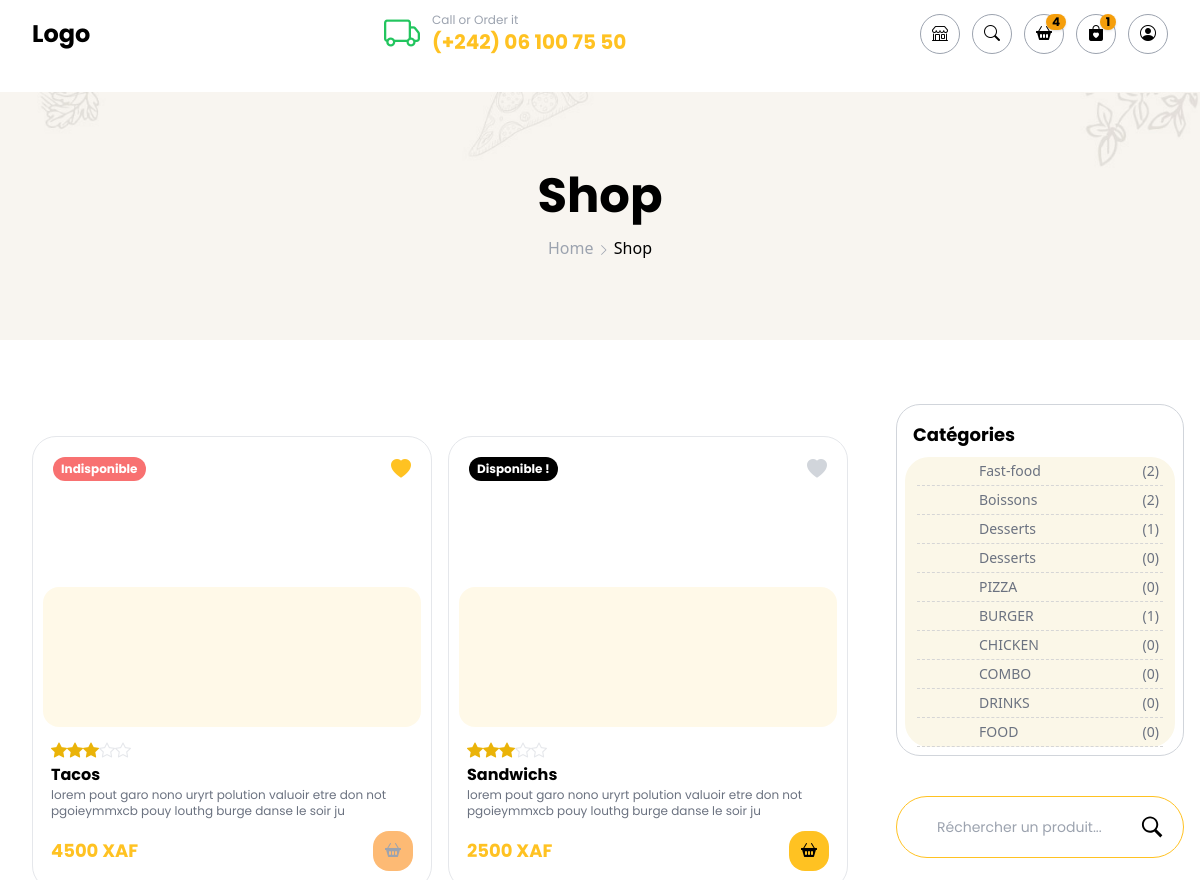
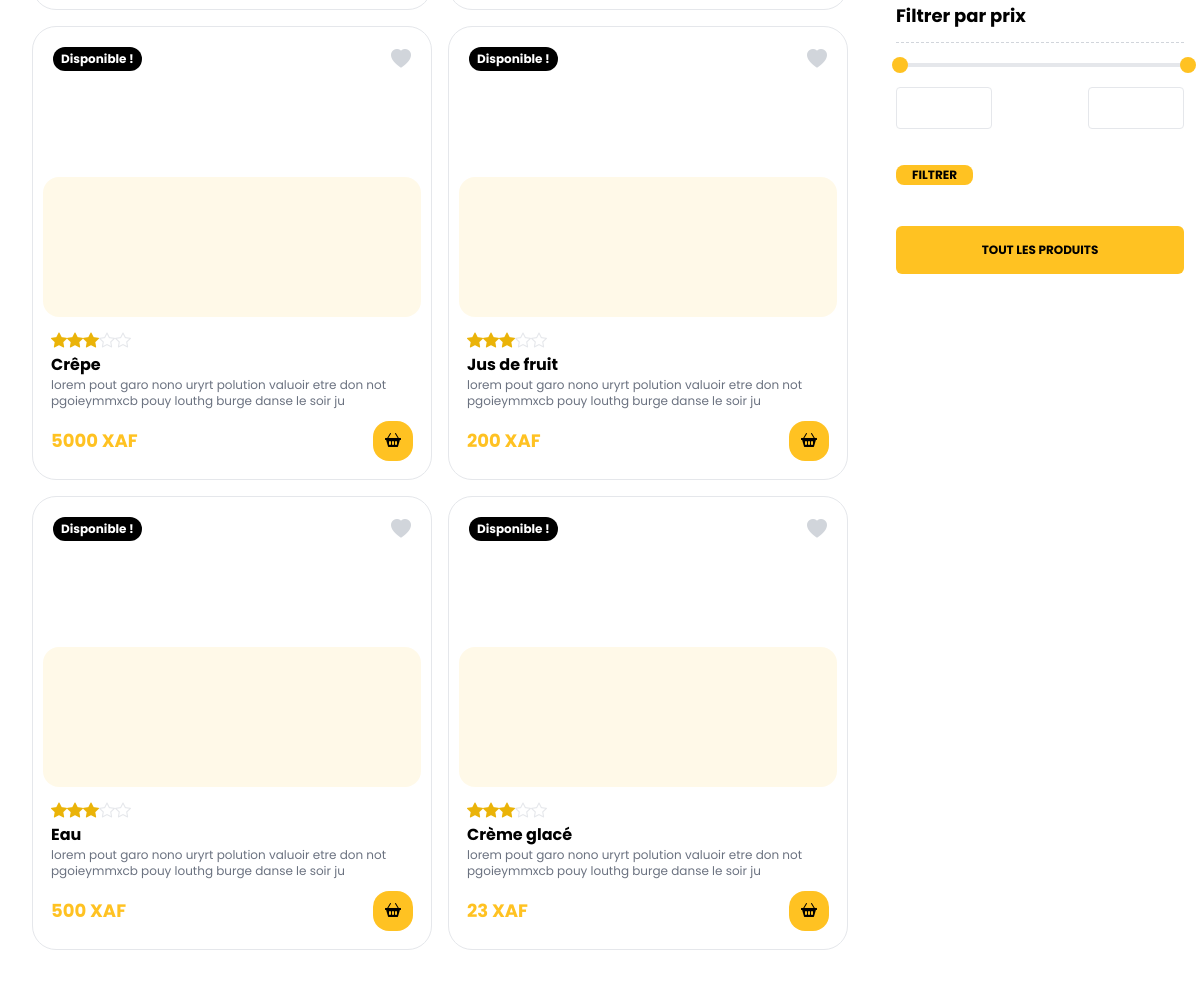
The page /shop.php on the database its author committed (2 pictures, top to bottom).
### tables this page shows
CREATE TABLE IF NOT EXISTS `produits` (
  `id` int(9) NOT NULL AUTO_INCREMENT,
  `nom` varchar(100) NOT NULL,
  `prix` float NOT NULL,
  `stock` int(9) DEFAULT NULL,
  `description` text DEFAULT NULL,
  `categorie_id` int(9) NOT NULL,
  `image` varchar(200) DEFAULT NULL,
  `statut` int(1) NOT NULL,
  PRIMARY KEY (`id`),
  KEY `categorie_id` (`categorie_id`)
);

CREATE TABLE IF NOT EXISTS `categories` (
  `id` int(9) NOT NULL AUTO_INCREMENT,
  `nom` varchar(100) NOT NULL,
  `statut` int(1) DEFAULT NULL,
  `image` varchar(100) DEFAULT NULL,
  PRIMARY KEY (`id`)
);

### shop.php (called while the page is built, shortened)
<?php
$repoCategory = new CategoryRepository();
$categories = $repoCategory->getAll();
$repoProduit = new ProductRepository();
$countCategorie = [];
for ($i = 0; $i < count($categories); $i++) {
    $countCategorie[$i] = $repoProduit->getCountCategory($categories[$i]->getId());
}
$perPage = 10;
$page = intval($_GET['page'] ?? 1);
$produits = $repoProduit->getAll($page, $perPage, $_GET);
$shopName = null;
view(
    name: 'shop',
    pageTitle: "Shop",
    layout: "front",
    params: [
        'categories' => $categories,
        'produits' => $produits,
        'countCategorie' => $countCategorie,
        'shopName' => $shopName,
    ]
);

### repositories/product_repository.php (called while the page is built, shortened)
<?php
class ProductRepository
{
    public function getAll($page, $perPage, array $filters = [])
    {
        $sql = "SELECT p.id, p.nom, p.prix, p.stock, p.description, p.image, p.statut, c.nom as category, c.id as categoryId FROM produits p INNER JOIN categories c ON c.id = p.categorie_id";
        $statut = $filters['statut'] ?? "";
        $prixMin = $filters['min'] ?? null;
        $sql .= " LIMIT :l OFFSET :o";
        $stmt = db()->prepare($sql);
        $offset = ($page - 1) * $perPage;
        $stmt->bindParam('l', $perPage, PDO::PARAM_INT);
        $stmt->bindParam('o', $offset, PDO::PARAM_INT);
        $stmt->execute();
        $stmt->setFetchMode(PDO::FETCH_CLASS, Produit::class);
        $products = $stmt->fetchAll();
        return $products;
    }
    public function getCountCategory($id)
    {
        $sql = "SELECT COUNT(*) as count FROM produits WHERE categorie_id = $id";
        $stmt = db()->query($sql);
        return $stmt->fetch();
    }
}

### db.php (called while the page is built)
<?php
function db() : PDO {
    $db =  new PDO("mysql:host=". HOST . ";charset=utf8;dbname=". DB_NAME, USER, PASS);
    $db->setAttribute(PDO::ATTR_ERRMODE, PDO::ERRMODE_EXCEPTION);
    $db->setAttribute(PDO::ATTR_DEFAULT_FETCH_MODE, PDO::FETCH_ASSOC);
    return $db;
}

### models/produit.model.php (called while the page is built, shortened)
<?php
class Produit
{
    private $id;
    private $nom;
    private $prix;
    private $description;
    private $statut;
    private $inFavorite = false;
    public function getId(): int
    {
        return $this->id;
    }
    public function getNom(): string
    {
        return $this->nom;
    }
    public function getPrix(): float
    {
        return $this->prix;
    }
    public function getDescription(): string
    {
        return $this->description;
    }
    public function getStatut(): int
    {
        return $this->statut;
    }
    public function setInFavorite(bool $inFavorite)
    {
        $this->inFavorite = $inFavorite;
    }
    public function isInFavorite()
    {
        return $this->inFavorite;
    }
}

### repositories/categorie_repository.php (called while the page is built, shortened)
<?php
class CategoryRepository
{
    public function getAll()
    {
        $sql = "SELECT * FROM categories ";
        $stmt = db()->query($sql);
        $stmt->setFetchMode(PDO::FETCH_CLASS, Category::class);
        $categories = $stmt->fetchAll();
        return $categories;
    }
}

### models/category.model.php (called while the page is built, shortened)
<?php
class Category
{
    private $id;
    private $nom;
    private $inCategory = false;
    public function getId(): int
    {
        return $this->id;
    }
    public function getNom(): string
    {
        return $this->nom;
    }
    public function isCategory()
    {
        return $this->inCategory;
    }
}

### views/shop.view.php (the view, shortened to what this page needs)
<div class="shop-baner">
    <p class="titre-baner"><?= $shopName ?? "Shop" ?></p>
    <span class="link-baner"><a href="/" class="text-gray-400 hover:text-primary">Home</a>
        <span class="font-bold text-xs text-gray-400"><i class="bi bi-chevron-right"></i></span> <?= $shopName ?? "Shop" ?></span>
</div>
<br>
<br>
<div class="md:flex md:justify-between">
    <?php if ($produits) : ?>
        <section class="produit">
            <div class="grid grid-cols-1 sm:grid-cols-2 xl:grid-cols-3 gap-4">
                <?php foreach ($produits as $produit) : ?>
                    <div class="card">
                        <div class="card-head">
                            <div class="card-links">
                                <span class="statut <?= $produit->getStatut() ? 'bg-black' : 'bg-red-400' ?>">
                                    <?= $produit->getStatut() ? 'Disponible !' : 'Indisponible' ?>
                                </span>
                                <form action="/add_produit.php" method="post" class="flex">
                                    <button type="submit" class="z-50  hover:text-black <?= $produit->isInFavorite() ? 'in-fav' : 'text-gray-300' ?>">
                                        <i class="bi bi-heart-fill text-xl"></i>
                                    </button>
                                </form>
                            </div>
                            <a class="card-lien-produit" href="/description.php/?id=<?= $produit->getId() ?>"></a>
                        </div>
                        <div class="card-body">
                            <div class="star flex">
                                <span class="text-yellow-500"><i class="bi bi-star-fill"></i></i></span>
                                <span class="text-yellow-500"><i class="bi bi-star-fill"></i></i></span>
                                <span class="text-yellow-500"><i class="bi bi-star-fill"></i></i></span>
                                <span class="text-gray-200"><i class="bi bi-star"></i></span>
                                <span class="text-gray-200"><i class="bi bi-star"></i></span>
                            </div>
                            <a href="description.php/?id=<?= $produit->getId() ?>" class="font-bold hover:text-primary">
                                <?= $produit->getNom() ?>
                            </a>
                            <p class="desc">
                                <?= $produit->getDescription() ?>
                            </p>
                            <div class="card-footer">
                                <span class="prix-produit text-primary font-bold text-lg">
                                    <?= $produit->getPrix() ?> XAF
                                </span>
                                <?php if ($produit->getStatut()) : ?>
                                    <form method="post" action="/add_produit.php" style="display: inline;">
                                        <button class="bg-primary px-3 py-2 w-[2.5rem] hover:text-white rounded-2xl transition-all duration-300"><i class="bi bi-basket2-fill"></i></i></button>
                                    </form>
                                <?php else : ?>
                                    <span class="bg-orange-300 px-3 py-2 w-[2.5rem] rounded-2xl"><i class="bi bi-basket2-fill text-gray-400"></i></i></button>
                                    <?php endif ?>
                            </div>
                        </div>
                    </div>
                <?php endforeach ?>
            </div>
        </section>
    <?php endif ?>
    <div class="filter max-md:hidden">
        <div class="filter-category-container">
            <p class="font-bold text-lg p-2">Catégories</p>
            <div class="filter-category">
                <?php foreach ($categories as $k => $categorie) : ?>
                    <form method="GET" class="px-3 <?= $categorie->isCategory() ? 'active-categorie' : '' ?>">
                        <div class="categorie-link">
                            <button class="flex items-center w-[100%] hover:text-primary text-sm font-sans text-gray-500">
                                <?= $categorie->getNom() ?>
                            </button>
                            <span class="text-sm font-sans text-gray-500">
                                (<?= $countCategorie[$k]['count'] ?>)
                            </span>
                        </div>
                    </form>
                <?php endforeach ?>
            </div>
        </div>
        <form action="" method="GET">
            <div class="mb-6">
                <div class="relative">
                    <input type="search" name="nom" value="<?= $_GET['nom'] ?? '' ?>" id="default-search" class="block w-full p-5 pl-10 text-sm text-gray-600 border border-primary rounded-full outline-none" placeholder="Réchercher un produit...">
                    <button type="submit" class="absolute inset-y-0 top-0 right-0 mr-5 flex items-center pl-3 pointer-events-none">
                    </button>
                </div>
            </div>
            <p class="font-bold text-lg pb-3 mb-5 border-dashed border-b-[0.07px]  border-gray-300">Filtrer par prix</p>
            <div>
                <?php require 'range.php'; ?>
                <button type="submit" class="py-0.5 px-4 mt-4 text-xs bg-primary rounded-lg hover:text-white font-[700] transition-all duration-300">FILTRER</button>
            </div>
        </form>
        <form method="GET"><button type="submit" class="bg-primary p-4 mt-10 rounded-md hover:text-white w-[100%] font-bold text-xs transition-all duration-300">TOUT LES PRODUITS</button></form>
    </div>
</div>
<br><br><br>

### rows shown on the page
produits: statut "Indisponible", nom "Tacos", description "lorem pout garo nono uryrt polution valuoir etre don not pgoieymmxcb pouy louthg burge danse le soir ju", prix "4500"
produits: statut "Disponible !", nom "Sandwichs", description "lorem pout garo nono uryrt polution valuoir etre don not pgoieymmxcb pouy louthg burge danse le soir ju", prix "2500"
produits: statut "Disponible !", nom "Crêpe", description "lorem pout garo nono uryrt polution valuoir etre don not pgoieymmxcb pouy louthg burge danse le soir ju", prix "5000"
produits: statut "Disponible !", nom "Jus de fruit", description "lorem pout garo nono uryrt polution valuoir etre don not pgoieymmxcb pouy louthg burge danse le soir ju", prix "200"
produits: statut "Disponible !", nom "Eau", description "lorem pout garo nono uryrt polution valuoir etre don not pgoieymmxcb pouy louthg burge danse le soir ju", prix "500"
produits: statut "Disponible !", nom "Crème glacé", description "lorem pout garo nono uryrt polution valuoir etre don not pgoieymmxcb pouy louthg burge danse le soir ju", prix "23"
categories: nom "Fast-food", count "2"
categories: nom "Boissons", count "2"
categories: nom "Desserts", count "1"
categories: nom "Desserts", count "0"
categories: nom "PIZZA", count "0"
categories: nom "BURGER", count "1"
categories: nom "CHICKEN", count "0"
categories: nom "COMBO", count "0"
categories: nom "DRINKS", count "0"
categories: nom "FOOD", count "0"

### other values the page prints
$cartItems "4"
$FavorieItems "1"
$shopName "Shop"
